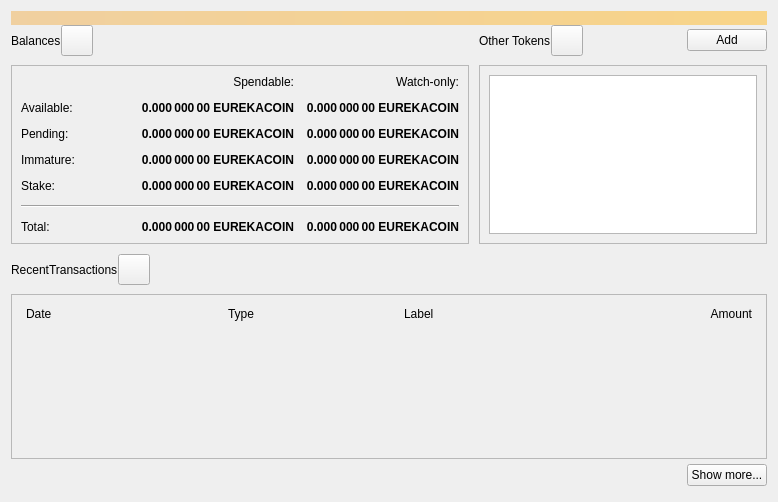
<?xml version="1.0" encoding="UTF-8"?>
<ui version="4.0">
 <class>OverviewPage</class>
 <widget class="QWidget" name="OverviewPage">
  <property name="geometry">
   <rect>
    <x>0</x>
    <y>0</y>
    <width>778</width>
    <height>502</height>
   </rect>
  </property>
  <property name="windowTitle">
   <string>Form</string>
  </property>
  <layout class="QVBoxLayout" name="topLayout">
   <property name="spacing">
    <number>0</number>
   </property>
   <item>
    <widget class="QLabel" name="labelAlerts">
     <property name="visible">
      <bool>false</bool>
     </property>
     <property name="styleSheet">
      <string notr="true">QLabel { background-color: qlineargradient(x1: 0, y1: 0, x2: 1, y2: 0, stop:0 #F0D0A0, stop:1 #F8D488); color:#000000; }</string>
     </property>
     <property name="wordWrap">
      <bool>true</bool>
     </property>
     <property name="margin">
      <number>3</number>
     </property>
     <property name="textInteractionFlags">
      <set>Qt::TextSelectableByMouse</set>
     </property>
    </widget>
   </item>
   <item>
    <layout class="QGridLayout" name="gridLayout_2">
     <item row="0" column="2">
      <layout class="QHBoxLayout" name="horizontalLayout_4">
       <property name="bottomMargin">
        <number>9</number>
       </property>
       <item>
        <widget class="QLabel" name="labelTokens">
         <property name="text">
          <string>Other Tokens</string>
         </property>
        </widget>
       </item>
       <item>
        <widget class="QToolButton" name="labelTokenStatus">
         <property name="toolTip">
          <string>The displayed information may be out of date. Your wallet automatically synchronizes with the Eurekacoin network after a connection is established, but this process has not completed yet.</string>
         </property>
         <property name="text">
          <string/>
         </property>
         <property name="iconSize">
          <size>
           <width>24</width>
           <height>24</height>
          </size>
         </property>
         <property name="flat" stdset="0">
          <bool>false</bool>
         </property>
        </widget>
       </item>
       <item>
        <spacer name="horizontalSpacer_7">
         <property name="orientation">
          <enum>Qt::Horizontal</enum>
         </property>
         <property name="sizeHint" stdset="0">
          <size>
           <width>40</width>
           <height>20</height>
          </size>
         </property>
        </spacer>
       </item>
       <item>
        <widget class="QPushButton" name="buttonAddToken">
         <property name="text">
          <string>Add</string>
         </property>
        </widget>
       </item>
      </layout>
     </item>
     <item row="1" column="2">
      <widget class="QFrame" name="frameOtherTokens">
       <property name="minimumSize">
        <size>
         <width>0</width>
         <height>100</height>
        </size>
       </property>
       <property name="frameShape">
        <enum>QFrame::StyledPanel</enum>
       </property>
       <property name="frameShadow">
        <enum>QFrame::Raised</enum>
       </property>
       <layout class="QVBoxLayout" name="verticalLayout_10">
        <item>
         <widget class="QListView" name="listTokens">
          <property name="enabled">
           <bool>true</bool>
          </property>
         </widget>
        </item>
       </layout>
      </widget>
     </item>
     <item row="1" column="0">
      <widget class="QFrame" name="frameBalances">
       <property name="frameShape">
        <enum>QFrame::StyledPanel</enum>
       </property>
       <property name="frameShadow">
        <enum>QFrame::Raised</enum>
       </property>
       <layout class="QVBoxLayout" name="verticalLayout_4">
        <item>
         <layout class="QGridLayout" name="gridLayout">
          <property name="spacing">
           <number>12</number>
          </property>
          <item row="2" column="3">
           <widget class="QLabel" name="labelWatchPending">
            <property name="font">
             <font>
              <weight>75</weight>
              <bold>true</bold>
             </font>
            </property>
            <property name="cursor">
             <cursorShape>IBeamCursor</cursorShape>
            </property>
            <property name="toolTip">
             <string>Unconfirmed transactions to watch-only addresses</string>
            </property>
            <property name="text">
             <string notr="true">0.000 000 00 EUREKACOIN</string>
            </property>
            <property name="alignment">
             <set>Qt::AlignRight|Qt::AlignTrailing|Qt::AlignVCenter</set>
            </property>
            <property name="textInteractionFlags">
             <set>Qt::LinksAccessibleByMouse|Qt::TextSelectableByKeyboard|Qt::TextSelectableByMouse</set>
            </property>
           </widget>
          </item>
          <item row="2" column="2">
           <widget class="QLabel" name="labelUnconfirmed">
            <property name="font">
             <font>
              <weight>75</weight>
              <bold>true</bold>
             </font>
            </property>
            <property name="cursor">
             <cursorShape>IBeamCursor</cursorShape>
            </property>
            <property name="toolTip">
             <string>Total of transactions that have yet to be confirmed, and do not yet count toward the spendable balance</string>
            </property>
            <property name="text">
             <string notr="true">0.000 000 00 EUREKACOIN</string>
            </property>
            <property name="alignment">
             <set>Qt::AlignRight|Qt::AlignTrailing|Qt::AlignVCenter</set>
            </property>
            <property name="textInteractionFlags">
             <set>Qt::LinksAccessibleByMouse|Qt::TextSelectableByKeyboard|Qt::TextSelectableByMouse</set>
            </property>
           </widget>
          </item>
          <item row="3" column="2">
           <widget class="QLabel" name="labelImmature">
            <property name="font">
             <font>
              <weight>75</weight>
              <bold>true</bold>
             </font>
            </property>
            <property name="cursor">
             <cursorShape>IBeamCursor</cursorShape>
            </property>
            <property name="toolTip">
             <string>Mined balance that has not yet matured</string>
            </property>
            <property name="text">
             <string notr="true">0.000 000 00 EUREKACOIN</string>
            </property>
            <property name="alignment">
             <set>Qt::AlignRight|Qt::AlignTrailing|Qt::AlignVCenter</set>
            </property>
            <property name="textInteractionFlags">
             <set>Qt::LinksAccessibleByMouse|Qt::TextSelectableByKeyboard|Qt::TextSelectableByMouse</set>
            </property>
           </widget>
          </item>
          <item row="3" column="0">
           <widget class="QLabel" name="labelImmatureText">
            <property name="text">
             <string>Immature:</string>
            </property>
           </widget>
          </item>
          <item row="0" column="3">
           <widget class="QLabel" name="labelWatchonly">
            <property name="text">
             <string>Watch-only:</string>
            </property>
            <property name="alignment">
             <set>Qt::AlignRight|Qt::AlignTrailing|Qt::AlignVCenter</set>
            </property>
           </widget>
          </item>
          <item row="1" column="0">
           <widget class="QLabel" name="labelBalanceText">
            <property name="text">
             <string>Available:</string>
            </property>
           </widget>
          </item>
          <item row="1" column="2">
           <widget class="QLabel" name="labelBalance">
            <property name="font">
             <font>
              <weight>75</weight>
              <bold>true</bold>
             </font>
            </property>
            <property name="cursor">
             <cursorShape>IBeamCursor</cursorShape>
            </property>
            <property name="toolTip">
             <string>Your current spendable balance</string>
            </property>
            <property name="text">
             <string notr="true">0.000 000 00 EUREKACOIN</string>
            </property>
            <property name="alignment">
             <set>Qt::AlignRight|Qt::AlignTrailing|Qt::AlignVCenter</set>
            </property>
            <property name="textInteractionFlags">
             <set>Qt::LinksAccessibleByMouse|Qt::TextSelectableByKeyboard|Qt::TextSelectableByMouse</set>
            </property>
           </widget>
          </item>
          <item row="1" column="3">
           <widget class="QLabel" name="labelWatchAvailable">
            <property name="font">
             <font>
              <weight>75</weight>
              <bold>true</bold>
             </font>
            </property>
            <property name="cursor">
             <cursorShape>IBeamCursor</cursorShape>
            </property>
            <property name="toolTip">
             <string>Your current balance in watch-only addresses</string>
            </property>
            <property name="text">
             <string notr="true">0.000 000 00 EUREKACOIN</string>
            </property>
            <property name="alignment">
             <set>Qt::AlignRight|Qt::AlignTrailing|Qt::AlignVCenter</set>
            </property>
            <property name="textInteractionFlags">
             <set>Qt::LinksAccessibleByMouse|Qt::TextSelectableByKeyboard|Qt::TextSelectableByMouse</set>
            </property>
           </widget>
          </item>
          <item row="2" column="0">
           <widget class="QLabel" name="labelPendingText">
            <property name="text">
             <string>Pending:</string>
            </property>
           </widget>
          </item>
          <item row="0" column="2">
           <widget class="QLabel" name="labelSpendable">
            <property name="text">
             <string>Spendable:</string>
            </property>
            <property name="alignment">
             <set>Qt::AlignRight|Qt::AlignTrailing|Qt::AlignVCenter</set>
            </property>
           </widget>
          </item>
          <item row="4" column="0">
           <widget class="QLabel" name="labelStakeText">
            <property name="text">
             <string>Stake:</string>
            </property>
           </widget>
          </item>
          <item row="4" column="2">
           <widget class="QLabel" name="labelStake">
            <property name="font">
             <font>
              <weight>75</weight>
              <bold>true</bold>
             </font>
            </property>
            <property name="text">
             <string>0.000 000 00 EUREKACOIN</string>
            </property>
            <property name="alignment">
             <set>Qt::AlignRight|Qt::AlignTrailing|Qt::AlignVCenter</set>
            </property>
            <property name="textInteractionFlags">
             <set>Qt::LinksAccessibleByMouse|Qt::TextSelectableByKeyboard|Qt::TextSelectableByMouse</set>
            </property>
           </widget>
          </item>
          <item row="4" column="3">
           <widget class="QLabel" name="labelWatchStake">
            <property name="font">
             <font>
              <weight>75</weight>
              <bold>true</bold>
             </font>
            </property>
            <property name="text">
             <string>0.000 000 00 EUREKACOIN</string>
            </property>
            <property name="alignment">
             <set>Qt::AlignRight|Qt::AlignTrailing|Qt::AlignVCenter</set>
            </property>
            <property name="textInteractionFlags">
             <set>Qt::LinksAccessibleByMouse|Qt::TextSelectableByKeyboard|Qt::TextSelectableByMouse</set>
            </property>
           </widget>
          </item>
          <item row="3" column="3">
           <widget class="QLabel" name="labelWatchImmature">
            <property name="font">
             <font>
              <weight>75</weight>
              <bold>true</bold>
             </font>
            </property>
            <property name="cursor">
             <cursorShape>IBeamCursor</cursorShape>
            </property>
            <property name="toolTip">
             <string>Mined balance in watch-only addresses that has not yet matured</string>
            </property>
            <property name="text">
             <string notr="true">0.000 000 00 EUREKACOIN</string>
            </property>
            <property name="alignment">
             <set>Qt::AlignRight|Qt::AlignTrailing|Qt::AlignVCenter</set>
            </property>
            <property name="textInteractionFlags">
             <set>Qt::LinksAccessibleByMouse|Qt::TextSelectableByKeyboard|Qt::TextSelectableByMouse</set>
            </property>
           </widget>
          </item>
          <item row="7" column="3">
           <widget class="QLabel" name="labelWatchTotal">
            <property name="font">
             <font>
              <weight>75</weight>
              <bold>true</bold>
             </font>
            </property>
            <property name="cursor">
             <cursorShape>IBeamCursor</cursorShape>
            </property>
            <property name="toolTip">
             <string>Current total balance in watch-only addresses</string>
            </property>
            <property name="text">
             <string notr="true">0.000 000 00 EUREKACOIN</string>
            </property>
            <property name="alignment">
             <set>Qt::AlignRight|Qt::AlignTrailing|Qt::AlignVCenter</set>
            </property>
            <property name="textInteractionFlags">
             <set>Qt::LinksAccessibleByMouse|Qt::TextSelectableByKeyboard|Qt::TextSelectableByMouse</set>
            </property>
           </widget>
          </item>
          <item row="5" column="0" colspan="4">
           <spacer name="verticalSpacer">
            <property name="orientation">
             <enum>Qt::Vertical</enum>
            </property>
            <property name="sizeHint" stdset="0">
             <size>
              <width>20</width>
              <height>40</height>
             </size>
            </property>
           </spacer>
          </item>
          <item row="7" column="2">
           <widget class="QLabel" name="labelTotal">
            <property name="font">
             <font>
              <weight>75</weight>
              <bold>true</bold>
             </font>
            </property>
            <property name="cursor">
             <cursorShape>IBeamCursor</cursorShape>
            </property>
            <property name="toolTip">
             <string>Your current total balance</string>
            </property>
            <property name="text">
             <string notr="true">0.000 000 00 EUREKACOIN</string>
            </property>
            <property name="alignment">
             <set>Qt::AlignRight|Qt::AlignTrailing|Qt::AlignVCenter</set>
            </property>
            <property name="textInteractionFlags">
             <set>Qt::LinksAccessibleByMouse|Qt::TextSelectableByKeyboard|Qt::TextSelectableByMouse</set>
            </property>
           </widget>
          </item>
          <item row="0" column="1" rowspan="5">
           <spacer name="horizontalSpacer_5">
            <property name="orientation">
             <enum>Qt::Horizontal</enum>
            </property>
            <property name="sizeHint" stdset="0">
             <size>
              <width>40</width>
              <height>20</height>
             </size>
            </property>
           </spacer>
          </item>
          <item row="7" column="0">
           <widget class="QLabel" name="labelTotalText">
            <property name="text">
             <string>Total:        </string>
            </property>
           </widget>
          </item>
          <item row="6" column="0" colspan="4">
           <widget class="Line" name="hLine">
            <property name="orientation">
             <enum>Qt::Horizontal</enum>
            </property>
           </widget>
          </item>
         </layout>
        </item>
       </layout>
      </widget>
     </item>
     <item row="0" column="0">
      <layout class="QHBoxLayout" name="horizontalLayout_2">
       <property name="bottomMargin">
        <number>9</number>
       </property>
       <item>
        <widget class="QLabel" name="labelBalances">
         <property name="text">
          <string>Balances</string>
         </property>
        </widget>
       </item>
       <item>
        <widget class="QToolButton" name="labelWalletStatus">
         <property name="enabled">
          <bool>true</bool>
         </property>
         <property name="toolTip">
          <string>The displayed information may be out of date. Your wallet automatically synchronizes with the Eurekacoin network after a connection is established, but this process has not completed yet.</string>
         </property>
         <property name="text">
          <string/>
         </property>
         <property name="icon">
          <iconset>
           <normaloff>:/icons/warning</normaloff>
           <disabledoff>:/icons/warning</disabledoff>:/icons/warning</iconset>
         </property>
         <property name="iconSize">
          <size>
           <width>24</width>
           <height>24</height>
          </size>
         </property>
         <property name="flat" stdset="0">
          <bool>false</bool>
         </property>
        </widget>
       </item>
       <item>
        <spacer name="horizontalSpacer">
         <property name="orientation">
          <enum>Qt::Horizontal</enum>
         </property>
         <property name="sizeHint" stdset="0">
          <size>
           <width>40</width>
           <height>20</height>
          </size>
         </property>
        </spacer>
       </item>
      </layout>
     </item>
     <item row="0" column="1" rowspan="2">
      <spacer name="horizontalSpacer_4">
       <property name="orientation">
        <enum>Qt::Horizontal</enum>
       </property>
       <property name="sizeType">
        <enum>QSizePolicy::Fixed</enum>
       </property>
       <property name="sizeHint" stdset="0">
        <size>
         <width>10</width>
         <height>20</height>
        </size>
       </property>
      </spacer>
     </item>
    </layout>
   </item>
   <item>
    <spacer name="verticalSpacer_4">
     <property name="orientation">
      <enum>Qt::Vertical</enum>
     </property>
     <property name="sizeType">
      <enum>QSizePolicy::Fixed</enum>
     </property>
     <property name="sizeHint" stdset="0">
      <size>
       <width>20</width>
       <height>10</height>
      </size>
     </property>
    </spacer>
   </item>
   <item>
    <layout class="QHBoxLayout" name="horizontalLayout_6">
     <property name="bottomMargin">
      <number>9</number>
     </property>
     <item>
      <widget class="QLabel" name="labelRecentTransactions">
       <property name="text">
        <string>RecentTransactions</string>
       </property>
      </widget>
     </item>
     <item>
      <widget class="QToolButton" name="labelTransactionsStatus">
       <property name="enabled">
        <bool>true</bool>
       </property>
       <property name="toolTip">
        <string>The displayed information may be out of date. Your wallet automatically synchronizes with the Eurekacoin network after a connection is established, but this process has not completed yet.</string>
       </property>
       <property name="text">
        <string/>
       </property>
       <property name="icon">
        <iconset>
         <normaloff>:/icons/warning</normaloff>
         <disabledoff>:/icons/warning</disabledoff>:/icons/warning</iconset>
       </property>
       <property name="iconSize">
        <size>
         <width>24</width>
         <height>24</height>
        </size>
       </property>
       <property name="flat" stdset="0">
        <bool>false</bool>
       </property>
      </widget>
     </item>
     <item>
      <spacer name="horizontalSpacer_3">
       <property name="orientation">
        <enum>Qt::Horizontal</enum>
       </property>
       <property name="sizeHint" stdset="0">
        <size>
         <width>40</width>
         <height>20</height>
        </size>
       </property>
      </spacer>
     </item>
    </layout>
   </item>
   <item>
    <layout class="QVBoxLayout" name="verticalLayout_3">
     <item>
      <widget class="QFrame" name="frameRecentTransactions">
       <property name="frameShape">
        <enum>QFrame::StyledPanel</enum>
       </property>
       <property name="frameShadow">
        <enum>QFrame::Raised</enum>
       </property>
       <layout class="QVBoxLayout" name="verticalLayout_8">
        <item>
         <layout class="QHBoxLayout" name="horizontalLayout_3">
          <property name="spacing">
           <number>5</number>
          </property>
          <property name="leftMargin">
           <number>5</number>
          </property>
          <property name="rightMargin">
           <number>5</number>
          </property>
          <item>
           <widget class="QLabel" name="labelDate">
            <property name="text">
             <string>Date</string>
            </property>
           </widget>
          </item>
          <item>
           <spacer name="horizontalSpacer_2">
            <property name="orientation">
             <enum>Qt::Horizontal</enum>
            </property>
            <property name="sizeType">
             <enum>QSizePolicy::Fixed</enum>
            </property>
            <property name="sizeHint" stdset="0">
             <size>
              <width>25</width>
              <height>20</height>
             </size>
            </property>
           </spacer>
          </item>
          <item>
           <widget class="QLabel" name="labelType">
            <property name="text">
             <string>Type</string>
            </property>
           </widget>
          </item>
          <item>
           <widget class="QLabel" name="labelAddress">
            <property name="text">
             <string>Label</string>
            </property>
           </widget>
          </item>
          <item>
           <widget class="QLabel" name="labelAmount">
            <property name="text">
             <string>Amount</string>
            </property>
            <property name="alignment">
             <set>Qt::AlignRight|Qt::AlignTrailing|Qt::AlignVCenter</set>
            </property>
           </widget>
          </item>
         </layout>
        </item>
        <item>
         <widget class="QListView" name="listTransactions">
          <property name="styleSheet">
           <string notr="true">QListView { background: transparent; }</string>
          </property>
          <property name="frameShape">
           <enum>QFrame::NoFrame</enum>
          </property>
          <property name="verticalScrollBarPolicy">
           <enum>Qt::ScrollBarAlwaysOff</enum>
          </property>
          <property name="horizontalScrollBarPolicy">
           <enum>Qt::ScrollBarAlwaysOff</enum>
          </property>
         </widget>
        </item>
       </layout>
      </widget>
     </item>
     <item>
      <layout class="QHBoxLayout" name="horizontalLayout">
       <property name="topMargin">
        <number>5</number>
       </property>
       <property name="bottomMargin">
        <number>5</number>
       </property>
       <item>
        <spacer name="horizontalSpacer_6">
         <property name="orientation">
          <enum>Qt::Horizontal</enum>
         </property>
         <property name="sizeHint" stdset="0">
          <size>
           <width>40</width>
           <height>20</height>
          </size>
         </property>
        </spacer>
       </item>
       <item>
        <widget class="QPushButton" name="showMoreButton">
         <property name="text">
          <string>Show more...</string>
         </property>
        </widget>
       </item>
      </layout>
     </item>
    </layout>
   </item>
  </layout>
 </widget>
 <resources/>
 <connections/>
</ui>
